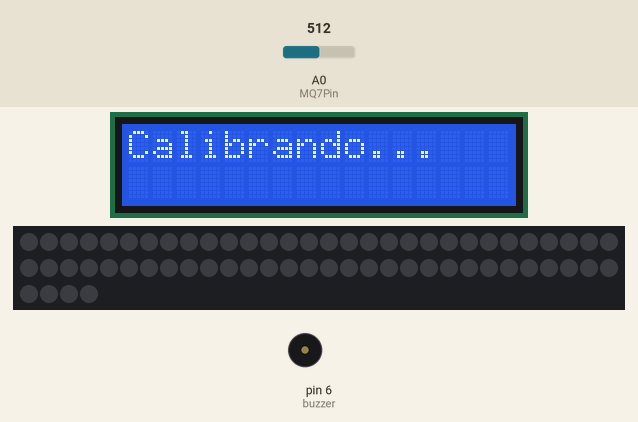
Simulated run of this sketch. Board: Arduino Uno, built with avr-gcc and run on an emulated ATmega328P. On the bench: 16×2 character LCD, 64 RGB LEDs in strip order, left to right, continuing on the next row, buzzer (waves = sounding, pin HIGH). The inputs (shaded band) are chosen by the test bench; at power-on: A0 (MQ7Pin) = 512. Dim RGB values are drawn brighter than linear; what the sketch prints to the serial monitor is not drawn.

Above: at 0.1 s.
At 25.7 s:
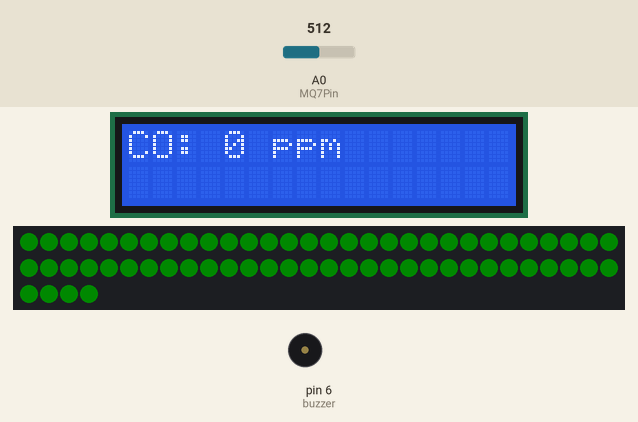

The sketch:

proyecto_final.ino
```cpp
#include <SPI.h>
#include <FastLED.h>
#include <Wire.h>
#include <LiquidCrystal_I2C.h>


/***************VALORES DE HARDWARE********************/
#define MQ7Pin                  (A0)
#define RL_VALOR_MQ7            (1)
#define RO_AIRE_LIMPIO_MQ7      (25.93)
/***************VALORES DE SOFTWARE********************/
#define CALIBRACION_TIEMPO      (50)
#define CALIBRACION_INTERVALOS  (500)

#define LECTURA_TIEMPO          (5)
#define LECTURA_INTERVALOS      (50)

/***************VARIABLES GLOBALES**********************/
float Ro = 10;
int ppm = 0;

//LED MATRIX RGB
#define LED_PIN     7
#define NUM_LEDS    64
#define BRIGHTNESS  10
#define LED_TYPE    WS2811
#define COLOR_ORDER GRB
CRGB leds[NUM_LEDS];
//BUZZER
int buzzer = 6;
//LCD I2C
LiquidCrystal_I2C lcd(0x27,16,2);

void setup() {
    Serial.begin(115200);
    //LED MATRIX RGB
    FastLED.addLeds<LED_TYPE, LED_PIN, COLOR_ORDER>(leds, NUM_LEDS);
    FastLED.setBrightness(  BRIGHTNESS );
    //BUZZER
    pinMode(buzzer, OUTPUT);
    //LCD I2C
    lcd.init();
    lcd.backlight();
    lcd.setCursor(0,0);
    //SENSOR MQ7
    Serial.print("Calibrando... \n");
    lcd.print("Calibrando...");
    Ro = MQCalibracion(MQ7Pin);
    lcd.clear();
    Serial.print("Calibracion ha terminado.... \n");
    Serial.print("Ro=");
    Serial.print(Ro);
    Serial.println(" Kohm");
}


void loop()
{
  Serial.print("Ratio: ");
  Serial.print(LecturaMQ(MQ7Pin)/Ro);
  Serial.print(" ");
  Serial.print("Monoxido de carbono: ");
  ppm = GetMQ(LecturaMQ(MQ7Pin)/Ro);
  Serial.print(ppm);
  Serial.println(" ppm");
  //LCD I2C////////////////////
  lcd.clear();
  lcd.setCursor(0, 0);
  lcd.print("CO: ");
  lcd.print(ppm);
  lcd.print(" ppm");
  Serial.write(ppm);
  if(ppm>=0 && ppm <=9) {
    //Rojo
    Color(0,255,0);
    FastLED.delay(2000);
    FastLED.clear();

  } else if (ppm > 9 && ppm <= 35) {

    //Amarillo
    Color(255,255,0);
    FastLED.delay(2000);
    FastLED.clear();

  } else if (ppm > 35 && ppm <= 800) {
    tone(buzzer,1535,500);
    //Rojo
    Color(255,0,0);
    FastLED.delay(2000);
    FastLED.clear();
  } else {
    tone(buzzer,1535,500);
    //Rojo
    Color(255,0,0);
    FastLED.delay(1000);
    FastLED.clear();
  }
  delay (200);

}

///////////////////////////////////////////////////////////////////////

void Color(int R, int G, int B){
  for(int i=0; i<64; i++) {
    leds[i] = CRGB(R, G, B);
  }
  FastLED.show();
}

///////////////////////////////////////////////////////////////////////
float ResistenciaCalculoMQ (int adc){
  return ((float)(RL_VALOR_MQ7*(1023-adc)/adc));
}

float MQCalibracion (int mq_pin){

  float RS_AIR=0,r0;
  for (int i = 0; i<CALIBRACION_TIEMPO; i++){
    RS_AIR += ResistenciaCalculoMQ(analogRead(mq_pin));
    delay(CALIBRACION_INTERVALOS);
  }
  RS_AIR = RS_AIR/CALIBRACION_TIEMPO;
  r0 = RS_AIR/RO_AIRE_LIMPIO_MQ7;
  return r0;
}

float LecturaMQ (int mq_pin){
  float RS = 0;
  for (int i=0; i<LECTURA_TIEMPO; i++){
    RS += ResistenciaCalculoMQ(analogRead(mq_pin));
    delay(LECTURA_INTERVALOS);
  }
  RS = RS/LECTURA_TIEMPO;
  return RS;
}

int GetMQ (float ratio) {
  return (pow(10,((-1.523*(log10(ratio)))+1,99)));
}
```
